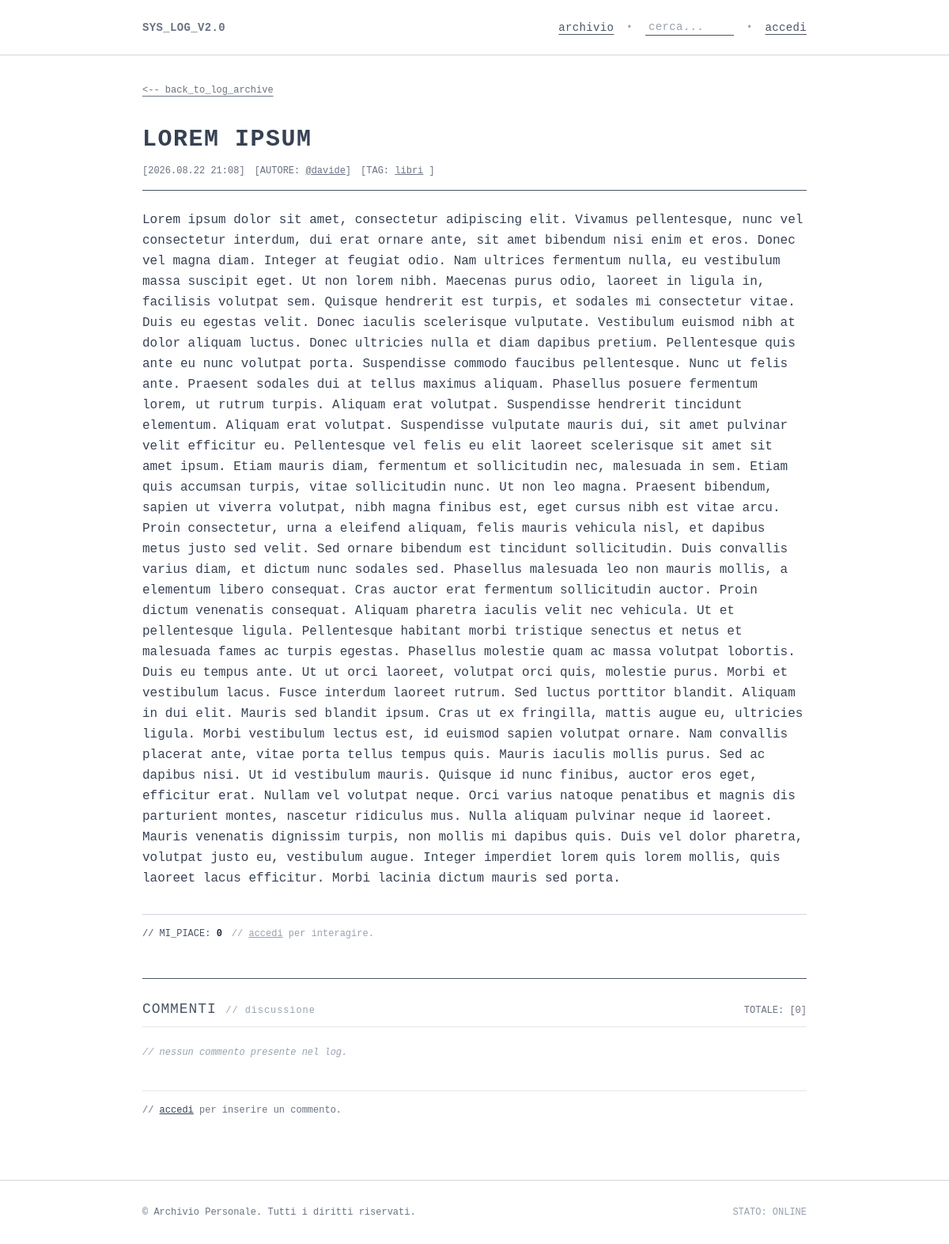
Page /posts/20/ on the earlier database version.
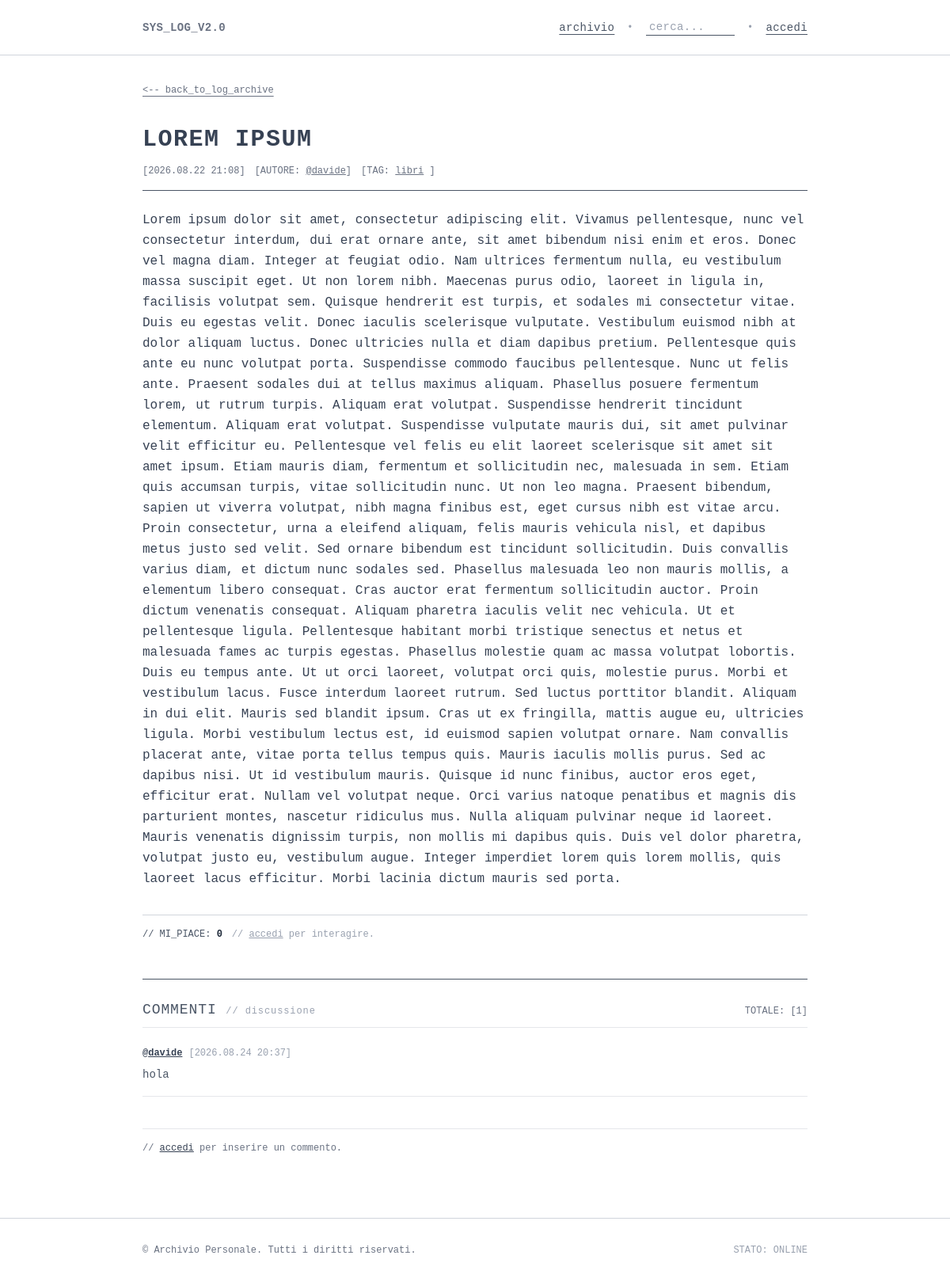
Same page on the later database version.
### blog_app/models.py (models this page shows, shortened)
class Tag(models.Model):
    name = models.CharField(max_length=50, unique=True)
    description = models.TextField(blank=True, null=True)
    class Meta:
        ordering = ['name']

class Post(models.Model):
    author = models.ForeignKey(User, on_delete=models.CASCADE, related_name='posts')
    title = models.CharField(max_length=200)
    text = models.TextField()
    date = models.DateTimeField(auto_now_add=True)
    tags = models.ManyToManyField(Tag, related_name='posts', blank=True)
    likes = models.ManyToManyField(User, related_name='liked_posts', blank=True)
    class Meta:
        verbose_name_plural = 'posts'
    def total_likes(self):
        return self.likes.count()

class Comment(models.Model):
    post = models.ForeignKey(Post, on_delete=models.CASCADE, related_name='comments')
    author = models.ForeignKey(User, on_delete=models.CASCADE)
    text = models.TextField()
    date = models.DateTimeField(auto_now_add=True)
    class Meta:
        ordering = ['date']

### blog_app/views.py (the view)
# urls.py: path('posts/<int:post_id>/', views.post, name='post'),
def post(request, post_id):
    post = get_object_or_404(Post, id=post_id)
    comments = post.comments.all()
    comment_form = CommentForm()
    is_liked = False
    if request.user.is_authenticated:
        is_liked = post.likes.filter(id=request.user.id).exists()
    context = {
        'post': post,
        'comments': comments,
        'comment_form': comment_form,
        'is_liked': is_liked,
    }
    return render(request, 'blog_app/post.html', context)

### blog_app/forms.py
class CommentForm(forms.ModelForm):
    class Meta:
        model = Comment
        fields = ['text']
        labels = {'text': ''}
        widgets = {
            'text': forms.Textarea(attrs={
                'rows': 4,
                'placeholder': "// inserisci_commento...",
                'class': INPUT_CLASSES
            }),
        }

### blog_app/templates/blog_app/post.html (shortened to what the changed rows need)
{% extends 'blog_app/base.html' %}
{% block content %}
<article class="font-mono mb-10 sm:mb-12">
  <header class="border-b border-gray-600 pb-4 mb-6">
    <div class="flex flex-col sm:flex-row sm:items-baseline justify-between gap-2 sm:gap-4 mb-3">
      <h1 class="text-xl sm:text-2xl md:text-3xl font-mono font-bold uppercase tracking-wider text-gray-700 leading-tight break-words min-w-0">
        {{ post.title }}
      </h1>
    </div>
    <div class="flex flex-wrap items-baseline gap-x-3 gap-y-1.5 text-xs text-gray-500">
      <span class="shrink-0">[{{ post.date|date:"Y.m.d H:i" }}]</span>
      {% if post.author %}
        <span class="break-words">[AUTORE: <a href="{% url 'blog_app:profile' post.author.username %}" class="underline hover:text-black">@{{ post.author.username }}</a>]</span>
      {% endif %}
      {% if post.tags.all %}
        <span class="break-words">[TAG:
          {% for tag in post.tags.all %}
            <a href="{% url 'blog_app:tag' tag.id %}" class="underline hover:text-black">{{ tag.name|lower }}</a>{% if not forloop.last %}, {% endif %}
          {% endfor %}
        ]</span>
      {% endif %}
    </div>
  </header>
<div class="font-mono text-gray-700 leading-relaxed text-sm sm:text-base mb-8 break-words
            [&_p]:mb-4 [&_p]:leading-relaxed
            [&_h1]:text-xl [&_h1]:sm:text-2xl [&_h1]:font-bold [&_h1]:text-gray-800 [&_h1]:mt-6 [&_h1]:mb-3 [&_h1]:uppercase
            [&_h2]:text-lg [&_h2]:sm:text-xl [&_h2]:font-bold [&_h2]:text-gray-800 [&_h2]:mt-5 [&_h2]:mb-2 [&_h2]:uppercase
            [&_h3]:text-base [&_h3]:font-bold [&_h3]:text-gray-800 [&_h3]:mt-4 [&_h3]:mb-2
            [&_a]:text-gray-800 [&_a]:underline [&_a]:underline-offset-4 [&_a]:hover:text-black
            [&_ul]:list-disc [&_ul]:pl-5 [&_ul]:mb-4 [&_ul]:space-y-1
            [&_ol]:list-decimal [&_ol]:pl-5 [&_ol]:mb-4 [&_ol]:space-y-1
            [&_li]:text-gray-700
            [&_blockquote]:border-l-2 [&_blockquote]:border-gray-600 [&_blockquote]:pl-4 [&_blockquote]:italic [&_blockquote]:text-gray-600 [&_blockquote]:my-4
            [&_code]:bg-gray-100 [&_code]:text-gray-900 [&_code]:px-1.5 [&_code]:py-0.5 [&_code]:border [&_code]:border-gray-300 [&_code]:text-xs
            [&_pre]:bg-gray-100 [&_pre]:p-4 [&_pre]:border [&_pre]:border-gray-400 [&_pre]:overflow-x-auto [&_pre]:my-4 [&_pre_code]:bg-transparent [&_pre_code]:p-0 [&_pre_code]:border-none
            [&_hr]:border-gray-400 [&_hr]:my-6">
  {{ post.text|safe }}
</div>
  <div class="flex flex-col sm:flex-row sm:items-center justify-between gap-3 pt-4 border-t border-gray-300">
    <div class="flex flex-wrap items-center gap-3 text-xs text-gray-600">
      <div class="flex flex-wrap items-center gap-3">
        <span>// MI_PIACE: <strong class="text-gray-800">{{ post.total_likes }}</strong></span>
      </div>
    </div>
  </div>
</article>
<section class="font-mono mt-10 sm:mt-12 pt-6 border-t border-gray-600">
  <div class="flex flex-row justify-between items-baseline mb-6 border-b border-gray-200 pb-2 gap-2">
    <span class="text-xs text-gray-500 shrink-0">
      TOTALE: [<span id="comments-count">{{ comments.count }}</span>]
    </span>
  </div>
  <div id="comments-container" class="space-y-4 mb-8 sm:mb-10">
    {% for comment in comments %}
      <div id="comment-card-{{ comment.id }}" class="border-b border-gray-200 pb-4">
        <div class="flex flex-wrap justify-between items-baseline gap-2 text-xs mb-2">
          <div class="flex flex-wrap items-baseline gap-x-2">
            <a href="{% url 'blog_app:profile' comment.author.username %}" class="text-gray-700 font-bold underline hover:text-black">@{{ comment.author.username }}</a>
            <span class="text-gray-400 shrink-0">[{{ comment.date|date:"Y.m.d H:i" }}]</span>
          </div>
        </div>
        <p id="comment-text-{{ comment.id }}" class="text-xs sm:text-sm text-gray-600 leading-relaxed break-words">
          {{ comment.text }}
        </p>
      </div>
    {% empty %}
      <div id="empty-comments-msg" class="text-xs text-gray-400 italic">
        // nessun commento presente nel log.
      </div>
    {% endfor %}
  </div>
</section>
{% endblock content %}

Differences in the rows shown:
computed for Post "LOREM IPSUM": count "0" → "1"
added Comment: author.username "davide", date "2026.08.24 20:37", text "hola"
Other differences:
text no longer shown: "// nessun commento presente nel log."
